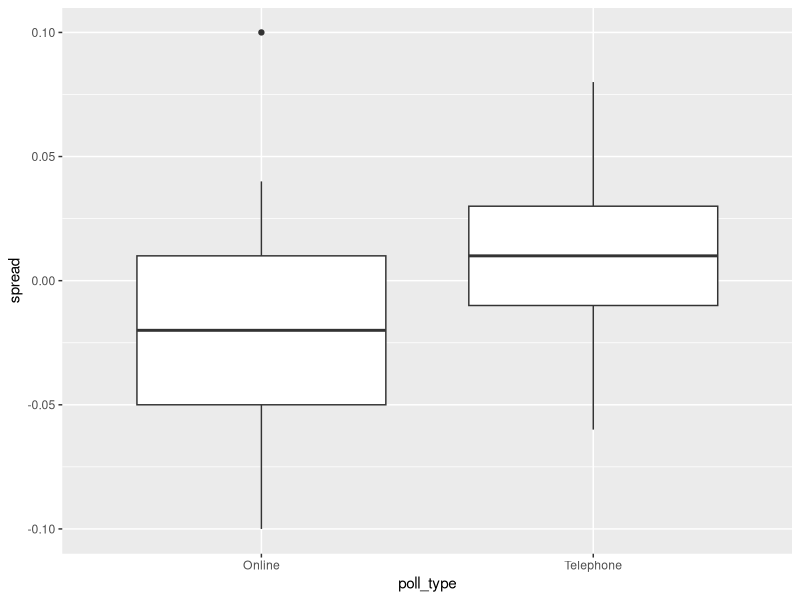
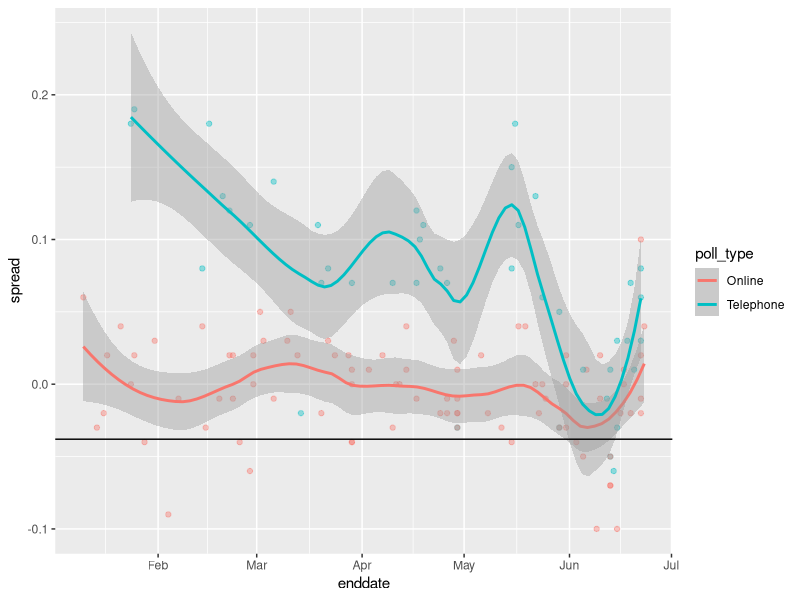
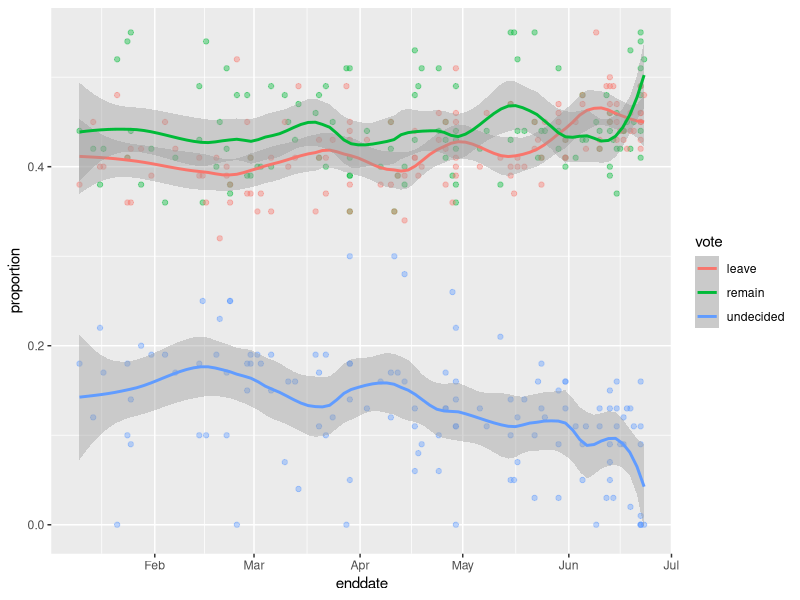

Recreate these plots in R, in order.
# suggested libraries and options
library(tidyverse)
options(digits = 3)

# load brexit_polls object
library(dslabs)
data(brexit_polls)

p <- 0.481    # official proportion voting "Remain"
d <- 2*p-1    # official spread

brexit_polls <- 
  brexit_polls %>%
  mutate(x_hat = (spread + 1)/2)

# question 2
brexit_polls %>% summarize(spread_avg=mean(spread), 
                           spread_sd=sd(spread), 
                           xhat_avg=mean(x_hat), 
                           xhat_sd = sd(x_hat))

# question 3
brexit_polls[1,]
yougov_xhat = brexit_polls$x_hat[1]
yougov_size = brexit_polls$samplesize[1]
yougov_se = sqrt(yougov_xhat * (1 - yougov_xhat) / yougov_size)
yougove_ci = yougov_xhat + c(-1, 1) * qnorm(0.975) * yougov_se

# question 4
june_polls <- brexit_polls %>%
  filter(enddate > '2016-06-01') %>%
  mutate(se_x_hat = sqrt(x_hat * (1 - x_hat) / samplesize),
         se_spread = 2 * se_x_hat,
         spread_lower = spread - qnorm(0.975) * se_spread,
         spread_upper = spread + qnorm(0.975) * se_spread,
         hit = spread_lower <= d & d <= spread_upper)
nrow(june_polls)
mean(june_polls$spread_lower < 0 & 0 < june_polls$spread_upper)
mean(june_polls$spread_lower > 0)
mean(june_polls$hit)

# question 5
june_polls %>%
  group_by(pollster) %>%
  summarize(num_polls = n(), hit_rate=mean(hit)) %>%
  arrange(desc(hit_rate))

# question 6
june_polls %>% ggplot(aes(poll_type, spread)) +
  geom_boxplot()

# question 7
combined_by_type <- june_polls %>%
  group_by(poll_type) %>%
  summarize(N = sum(samplesize),
            spread = sum(spread*samplesize)/N,
            p_hat = (spread + 1)/2)
se_spread_online <- 2 * sqrt(combined_by_type$p_hat[1] * 
                    (1 - combined_by_type$p_hat[1]) / combined_by_type$N[1])
confidence_online <- combined_by_type$spread[1] + c(-1, 1) * qnorm(0.975) * se_spread_online

# question 8
se_spread_telephone <- 2 * sqrt(combined_by_type$p_hat[2] * 
                               (1 - combined_by_type$p_hat[2]) / combined_by_type$N[2])
confidence_telephone <- combined_by_type$spread[2] + c(-1, 1) * qnorm(0.975) * se_spread_telephone
confidence_online[2] - confidence_online[1]
confidence_telephone[2] - confidence_telephone[1]

# question 9
brexit_hit <- brexit_polls %>%
  mutate(p_hat = (spread + 1)/2,
         se_spread = 2*sqrt(p_hat*(1-p_hat)/samplesize),
         spread_lower = spread - qnorm(.975)*se_spread,
         spread_upper = spread + qnorm(.975)*se_spread,
         hit = spread_lower < d & spread_upper > d) %>%
  select(poll_type, hit)
poll_type_2by2 <- brexit_hit %>% group_by(poll_type) %>% 
  summarise(hit = sum(hit), nohit=n()-sum(hit)) %>% select(-poll_type)
poll_type_2by2 %>% chisq.test()

# question 10
brexit_polls %>% ggplot(aes(enddate, spread, color=poll_type)) +
  geom_point(show.legend = FALSE, alpha = 0.4) +
  geom_smooth(method = "loess", span = 0.4) +
  geom_hline(yintercept=d)

# question 11
brexit_long <- brexit_polls %>%
  gather(vote, proportion, "remain":"undecided") %>%
  mutate(vote = factor(vote))
brexit_long %>% 
  ggplot(aes(enddate, proportion, color=vote)) +
  geom_point(show.legend = FALSE, alpha = 0.4) +
  geom_smooth(method = "loess", span = 0.3) 
  
